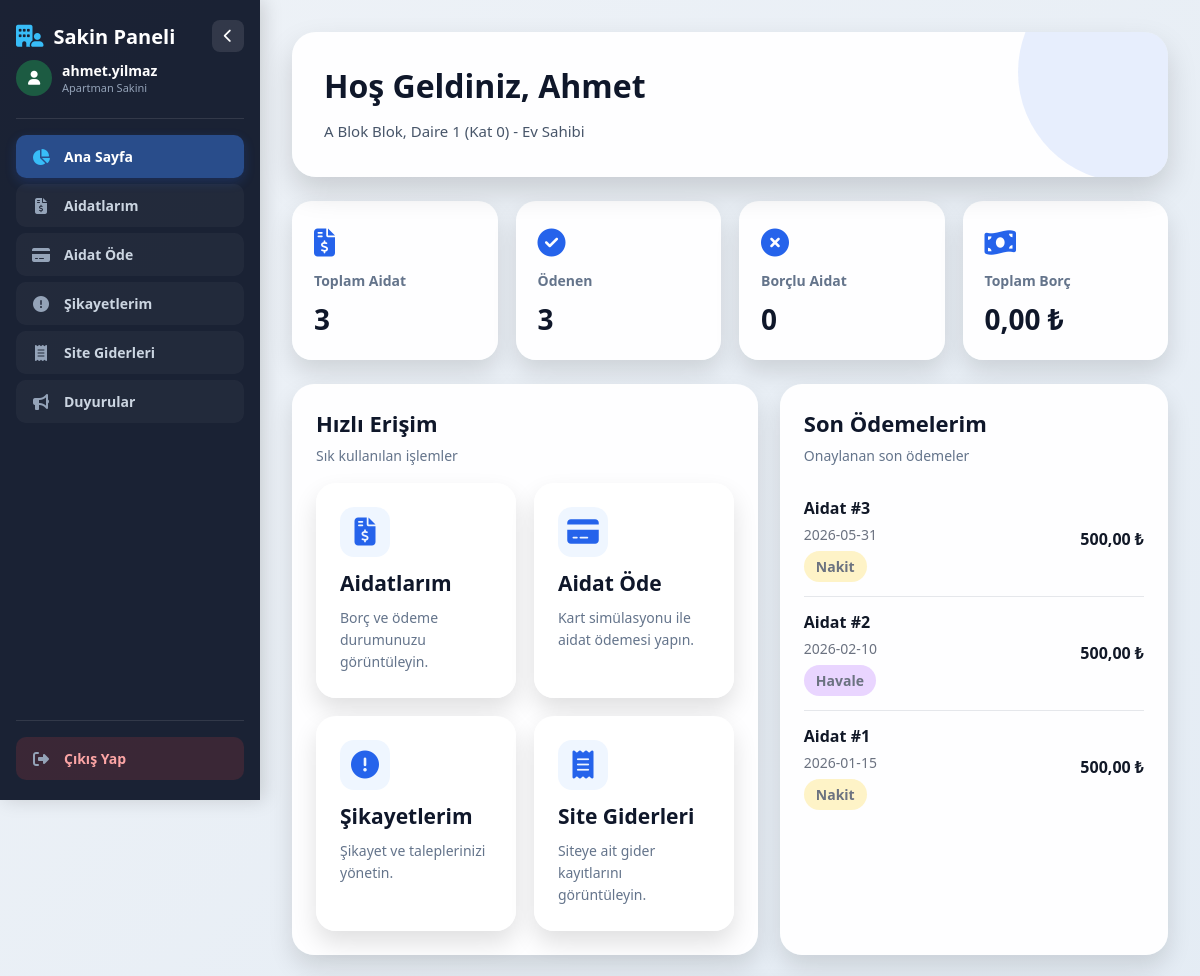
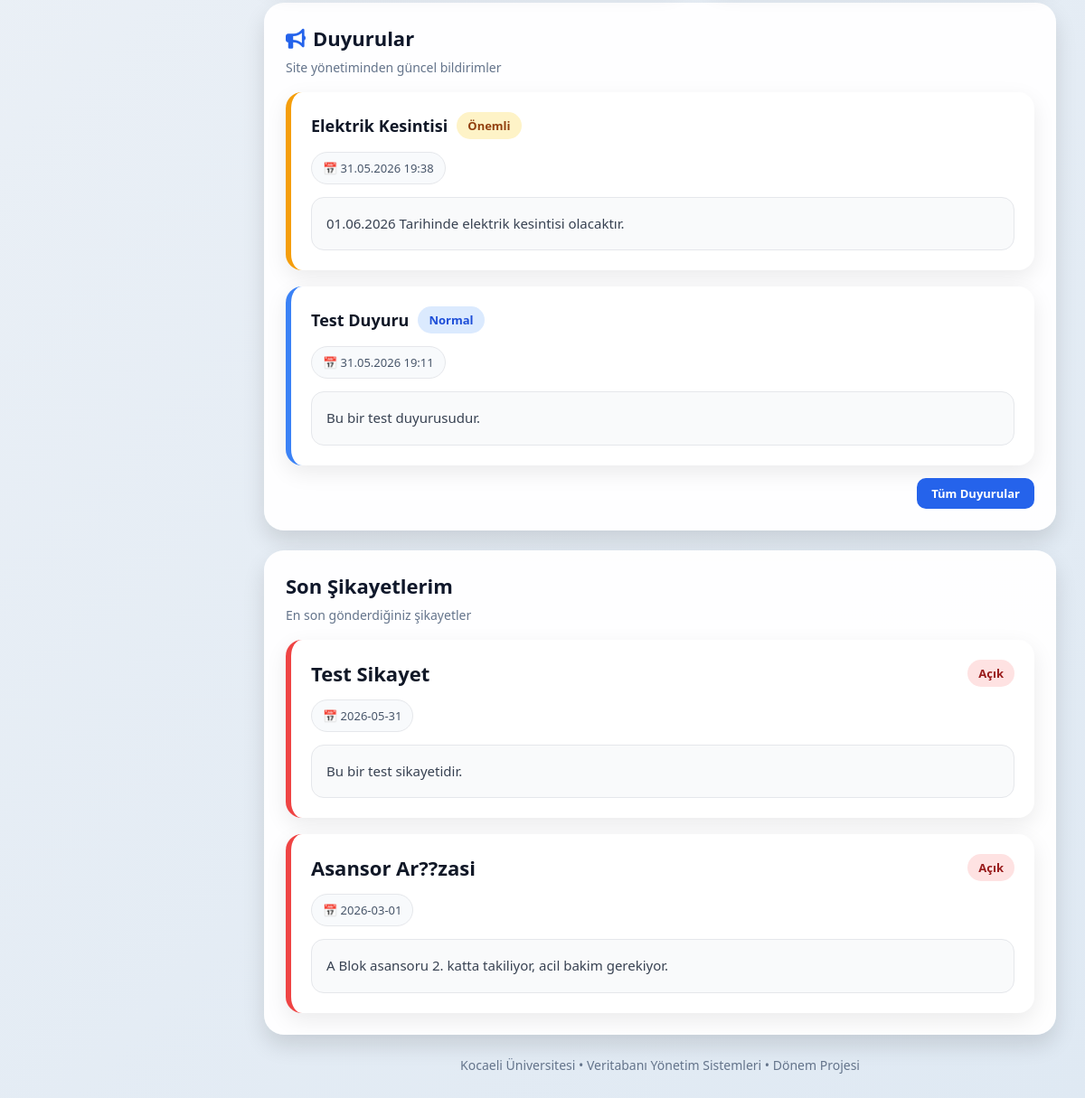
/resident/index.php (signed in), run on the app's committed database (2 pictures, top to bottom).
### tables this page shows
CREATE TABLE `residents` (
  `resident_id` int(11) NOT NULL,
  `apartment_id` int(11) NOT NULL,
  `name` varchar(50) NOT NULL,
  `surname` varchar(50) NOT NULL,
  `phone` varchar(20) DEFAULT NULL,
  `email` varchar(100) DEFAULT NULL,
  `type` enum('ev_sahibi','kiraci') NOT NULL DEFAULT 'ev_sahibi',
  `created_at` timestamp NOT NULL DEFAULT current_timestamp()
);

CREATE TABLE `blocks` (
  `block_id` int(11) NOT NULL,
  `block_name` varchar(50) NOT NULL,
  `created_at` timestamp NOT NULL DEFAULT current_timestamp()
);

CREATE TABLE `apartments` (
  `apartment_id` int(11) NOT NULL,
  `block_id` int(11) NOT NULL,
  `floor_no` int(11) NOT NULL,
  `apartment_no` varchar(10) NOT NULL,
  `status` enum('bos','dolu') NOT NULL DEFAULT 'bos',
  `created_at` timestamp NOT NULL DEFAULT current_timestamp()
);

CREATE TABLE `payments` (
  `payment_id` int(11) NOT NULL,
  `dues_id` int(11) NOT NULL,
  `payment_date` date NOT NULL,
  `paid_amount` decimal(10,2) NOT NULL,
  `payment_method` enum('nakit','kart','havale') NOT NULL DEFAULT 'nakit',
  `status` enum('onaylandi','beklemede','reddedildi') NOT NULL DEFAULT 'onaylandi',
  `is_simulation` tinyint(1) NOT NULL DEFAULT 0,
  `card_holder` varchar(100) DEFAULT NULL,
  `card_mask` varchar(20) DEFAULT NULL,
  `created_at` timestamp NOT NULL DEFAULT current_timestamp()
);

CREATE TABLE `announcements` (
  `announcement_id` int(11) NOT NULL,
  `title` varchar(200) NOT NULL,
  `content` text NOT NULL,
  `priority` enum('normal','onemli','acil') NOT NULL DEFAULT 'normal',
  `is_active` tinyint(1) NOT NULL DEFAULT 1,
  `created_at` timestamp NOT NULL DEFAULT current_timestamp()
);

CREATE TABLE `complaints` (
  `complaint_id` int(11) NOT NULL,
  `resident_id` int(11) NOT NULL,
  `title` varchar(200) NOT NULL,
  `description` text NOT NULL,
  `status` enum('acik','cozuldu') NOT NULL DEFAULT 'acik',
  `complaint_date` date NOT NULL,
  `created_at` timestamp NOT NULL DEFAULT current_timestamp()
);

### resident/index.php (the view, shortened to what this page needs)
<?php
require_once "../includes/functions.php";
require_once "../includes/auth.php";
$resident_id = $_SESSION['resident_id'] ?? 0;
$resident = $conn->prepare("SELECT r.*, b.block_name, a.apartment_no, a.floor_no
                            FROM residents r
                            INNER JOIN apartments a ON r.apartment_id = a.apartment_id
                            INNER JOIN blocks b ON a.block_id = b.block_id
                            WHERE r.resident_id = ?");
$resident->execute([$resident_id]);
$resident = $resident->fetch(PDO::FETCH_ASSOC);
$duesSummary = $conn->prepare("SELECT
                                COUNT(*) as total,
                                SUM(CASE WHEN status = 'odendi' THEN 1 ELSE 0 END) as paid,
                                SUM(CASE WHEN status = 'odenmedi' THEN 1 ELSE 0 END) as unpaid,
                                SUM(CASE WHEN status = 'odenmedi' THEN amount ELSE 0 END) as debt
                              FROM dues WHERE apartment_id = ?");
$duesSummary->execute([$resident['apartment_id'] ?? 0]);
$duesSummary = $duesSummary->fetch(PDO::FETCH_ASSOC);
$complaints = $conn->prepare("SELECT * FROM complaints WHERE resident_id = ? ORDER BY complaint_id DESC LIMIT 3");
$complaints->execute([$resident_id]);
$complaints = $complaints->fetchAll(PDO::FETCH_ASSOC);
$payments = $conn->prepare("SELECT p.* FROM payments p
                            INNER JOIN dues d ON p.dues_id = d.dues_id
                            WHERE d.apartment_id = ? AND p.status = 'onaylandi'
                            ORDER BY p.payment_id DESC LIMIT 3");
$payments->execute([$resident['apartment_id'] ?? 0]);
$payments = $payments->fetchAll(PDO::FETCH_ASSOC);
$activeAnnouncements = $conn->query("SELECT * FROM announcements WHERE is_active = 1 ORDER BY created_at DESC LIMIT 5")->fetchAll(PDO::FETCH_ASSOC);
require_once "../includes/header_resident.php";
?>
        <div class="hero">
            <div class="hero-top">
                <div>
                    <h1>Hoş Geldiniz, <?php echo htmlspecialchars($resident['name'] ?? ''); ?></h1>
                    <p>
                        <?php echo $resident['block_name'] ?? ''; ?> Blok, Daire <?php echo $resident['apartment_no'] ?? ''; ?>
                        (Kat <?php echo $resident['floor_no'] ?? ''; ?>) -
                        <?php echo $resident['type'] == 'ev_sahibi' ? 'Ev Sahibi' : 'Kiracı'; ?>
                    </p>
                </div>
            </div>
        </div>
        <div class="stats">
            <div class="stat-card">
                <div class="stat-icon"><i class="fa-solid fa-file-invoice-dollar"></i></div>
                <h3>Toplam Aidat</h3>
                <p><?php echo $duesSummary['total'] ?? 0; ?></p>
            </div>
            <div class="stat-card">
                <div class="stat-icon"><i class="fa-solid fa-circle-check"></i></div>
                <h3>Ödenen</h3>
                <p><?php echo $duesSummary['paid'] ?? 0; ?></p>
            </div>
            <div class="stat-card">
                <div class="stat-icon"><i class="fa-solid fa-circle-xmark"></i></div>
                <h3>Borçlu Aidat</h3>
                <p><?php echo $duesSummary['unpaid'] ?? 0; ?></p>
            </div>
            <div class="stat-card">
                <div class="stat-icon"><i class="fa-solid fa-money-bill-wave"></i></div>
                <h3>Toplam Borç</h3>
                <p><?php echo formatMoney($duesSummary['debt'] ?? 0); ?></p>
            </div>
        </div>
        <div class="content-grid">
            <div class="panel">
                <h2>Hızlı Erişim</h2>
                <div class="panel-subtitle">Sık kullanılan işlemler</div>
                <div class="menu-grid" style="grid-template-columns: repeat(auto-fit, minmax(160px, 1fr));">
                    <a class="menu-card" href="my_dues.php">
                        <div class="menu-icon"><i class="fa-solid fa-file-invoice-dollar"></i></div>
                        <h3>Aidatlarım</h3>
                        <p>Borç ve ödeme durumunuzu görüntüleyin.</p>
                    </a>
                    <a class="menu-card" href="pay_dues.php">
                        <div class="menu-icon"><i class="fa-solid fa-credit-card"></i></div>
                        <h3>Aidat Öde</h3>
                        <p>Kart simülasyonu ile aidat ödemesi yapın.</p>
                    </a>
                    <a class="menu-card" href="my_complaints.php">
                        <div class="menu-icon"><i class="fa-solid fa-circle-exclamation"></i></div>
                        <h3>Şikayetlerim</h3>
                        <p>Şikayet ve taleplerinizi yönetin.</p>
                    </a>
                    <a class="menu-card" href="expenses.php">
                        <div class="menu-icon"><i class="fa-solid fa-receipt"></i></div>
                        <h3>Site Giderleri</h3>
                        <p>Siteye ait gider kayıtlarını görüntüleyin.</p>
                    </a>
                </div>
            </div>
            <div class="panel">
                <h2>Son Ödemelerim</h2>
                <div class="panel-subtitle">Onaylanan son ödemeler</div>
                <?php if(count($payments) > 0): ?>
                    <?php foreach($payments as $p): ?>
                        <div class="payment-item">
                            <div class="payment-left">
                                <strong>Aidat #<?php echo $p['dues_id']; ?></strong>
                                <span><?php echo $p['payment_date']; ?></span><br>
                                <span class="method-badge <?php echo paymentMethodClass($p['payment_method']); ?>">
                                    <?php echo paymentMethodText($p['payment_method']); ?>
                                </span>
                            </div>
                            <div class="amount"><?php echo formatMoney($p['paid_amount']); ?></div>
                        </div>
                    <?php endforeach; ?>
                <?php else: ?>
                    <div class="empty-box" style="margin-top:10px; padding:20px;">Henüz ödeme kaydı bulunmamaktadır.</div>
                <?php endif; ?>
            </div>
        </div>
        <?php if(count($activeAnnouncements) > 0): ?>
        <div class="panel" style="margin-top:22px;">
            <h2><i class="fa-solid fa-bullhorn" style="color:#2563eb; margin-right:8px;"></i>Duyurular</h2>
            <div class="panel-subtitle">Site yönetiminden güncel bildirimler</div>
            <div class="list-box" style="margin-top:12px;">
                <?php foreach($activeAnnouncements as $a):
                    $borderColor = $a['priority'] == 'acil' ? '#ef4444' : ($a['priority'] == 'onemli' ? '#f59e0b' : '#3b82f6');
                    $priorityLabel = ['normal' => 'Normal', 'onemli' => 'Önemli', 'acil' => 'Acil'][$a['priority']];
                    $priorityBg = ['normal' => '#dbeafe', 'onemli' => '#fef3c7', 'acil' => '#fee2e2'][$a['priority']];
                    $priorityColor = ['normal' => '#1d4ed8', 'onemli' => '#92400e', 'acil' => '#991b1b'][$a['priority']];
                ?>
                    <div class="complaint-card" style="border-left-color:<?php echo $borderColor; ?>;">
                        <div class="complaint-header">
                            <div style="display:flex; align-items:center; gap:10px; flex-wrap:wrap;">
                                <div class="complaint-title" style="font-size:18px;"><?php echo htmlspecialchars($a['title']); ?></div>
                                <span class="badge" style="background:<?php echo $priorityBg; ?>; color:<?php echo $priorityColor; ?>;"><?php echo $priorityLabel; ?></span>
                            </div>
                        </div>
                        <div class="meta-row">
                            <div class="meta-item">📅 <?php echo date('d.m.Y H:i', strtotime($a['created_at'])); ?></div>
                        </div>
                        <div class="description-box"><?php echo nl2br(htmlspecialchars($a['content'])); ?></div>
                    </div>
                <?php endforeach; ?>
            </div>
            <div style="margin-top:14px; text-align:right;">
                <a href="announcements.php" class="btn" style="font-size:13px; padding:8px 16px;">Tüm Duyurular</a>
            </div>
        </div>
        <?php endif; ?>
        <?php if(count($complaints) > 0): ?>
        <div class="panel" style="margin-top:22px;">
            <h2>Son Şikayetlerim</h2>
            <div class="panel-subtitle">En son gönderdiğiniz şikayetler</div>
            <div class="list-box">
                <?php foreach($complaints as $c): ?>
                    <div class="complaint-card <?php echo $c['status'] == 'acik' ? 'open' : 'closed'; ?>">
                        <div class="complaint-header">
                            <div class="complaint-title"><?php echo $c['title']; ?></div>
                            <?php echo complaintStatusBadge($c['status']); ?>
                        </div>
                        <div class="meta-row">
                            <div class="meta-item">📅 <?php echo $c['complaint_date']; ?></div>
                        </div>
                        <div class="description-box"><?php echo $c['description']; ?></div>
                    </div>
                <?php endforeach; ?>
            </div>
        </div>
        <?php endif; ?>
<?php require_once "../includes/footer_resident.php"; ?>

### includes/functions.php (shortened to what this page needs)
<?php
function formatMoney($amount) {
    return number_format($amount, 2, ',', '.') . ' ₺';
}
function paymentMethodText($method) {
    $map = [
        'nakit' => 'Nakit',
        'kart' => 'Kart',
        'havale' => 'Havale'
    ];
    return $map[$method] ?? ucfirst($method);
}
function paymentMethodClass($method) {
    $map = [
        'nakit' => 'badge-cash',
        'kart' => 'badge-card',
        'havale' => 'badge-transfer'
    ];
    return $map[$method] ?? '';
}
function complaintStatusBadge($status) {
    if ($status == 'acik') {
        return '<span class="badge badge-open">Açık</span>';
    }
    return '<span class="badge badge-closed">Çözüldü</span>';
}

### assets/css/style.css (style rules this page uses)
* { box-sizing: border-box; margin: 0; padding: 0; }
body { font-family: 'Segoe UI', Tahoma, Geneva, Verdana, sans-serif; background: linear-gradient(135deg, #eef2f7, #dfe9f3); min-height: 100vh; color: #1f2937; }
.btn { display: inline-flex; align-items: center; gap: 6px; text-decoration: none; background: #2563eb; color: white; padding: 10px 18px; border-radius: 10px; font-weight: bold; transition: 0.3s; border: none; cursor: pointer; font-size: 14px; }
.hero { background: rgba(255,255,255,0.96); border-radius: 24px; padding: 32px; box-shadow: 0 14px 30px rgba(0,0,0,0.15); margin-bottom: 24px; position: relative; overflow: hidden; }
.hero::after { content: ""; position: absolute; right: -70px; top: -70px; width: 220px; height: 220px; background: rgba(37,99,235,0.10); border-radius: 50%; }
.hero-top { display: flex; justify-content: space-between; align-items: flex-start; gap: 20px; flex-wrap: wrap; position: relative; z-index: 2; }
.hero h1 { font-size: 32px; margin-bottom: 12px; color: #0f172a; }
.hero p { color: #475569; line-height: 1.7; max-width: 760px; font-size: 15px; }
.stats { display: grid; grid-template-columns: repeat(auto-fit, minmax(180px, 1fr)); gap: 18px; margin-bottom: 24px; }
.stat-card, .card { background: rgba(255,255,255,0.96); border-radius: 20px; padding: 22px; box-shadow: 0 12px 24px rgba(0,0,0,0.12); transition: 0.3s; }
.stat-icon { font-size: 28px; margin-bottom: 10px; color: #2563eb; }
.stat-card h3, .card h3 { font-size: 14px; color: #64748b; margin-bottom: 10px; }
.stat-card p, .card p { font-size: 28px; font-weight: bold; color: #0f172a; }
.content-grid { display: grid; grid-template-columns: 1.2fr 1fr; gap: 22px; margin-bottom: 24px; }
.panel { background: rgba(255,255,255,0.96); border-radius: 22px; padding: 24px; box-shadow: 0 12px 24px rgba(0,0,0,0.12); }
.panel h2 { font-size: 22px; margin-bottom: 8px; color: #0f172a; }
.panel-subtitle { color: #64748b; margin-bottom: 18px; font-size: 14px; }
.badge { display: inline-block; padding: 6px 12px; border-radius: 999px; font-size: 13px; font-weight: bold; }
.badge-cash { background: #fef3c7; color: #92400e; }
.badge-transfer { background: #e9d5ff; color: #7e22ce; }
.badge-open { background: #fee2e2; color: #991b1b; }
.amount { font-weight: bold; color: #111827; white-space: nowrap; }
.list-box { display: grid; gap: 18px; }
.complaint-card { background: white; border-radius: 18px; padding: 22px; box-shadow: 0 8px 24px rgba(0,0,0,0.08); border-left: 6px solid #94a3b8; }
.complaint-card.open { border-left-color: #ef4444; }
.complaint-header { display: flex; justify-content: space-between; align-items: flex-start; gap: 12px; flex-wrap: wrap; margin-bottom: 14px; }
.complaint-title { font-size: 22px; font-weight: bold; color: #111827; }
.meta-row { display: flex; flex-wrap: wrap; gap: 10px; margin-bottom: 14px; }
.meta-item { background: #f8fafc; border: 1px solid #e5e7eb; color: #475569; padding: 8px 12px; border-radius: 999px; font-size: 13px; }
.description-box { background: #f9fafb; border: 1px solid #e5e7eb; border-radius: 14px; padding: 16px; color: #374151; line-height: 1.7; font-size: 15px; }
.payment-item { display: flex; justify-content: space-between; align-items: center; gap: 16px; padding: 14px 0; border-bottom: 1px solid #e5e7eb; }
.payment-item:last-child { border-bottom: none; }
.payment-left strong { display: block; color: #111827; margin-bottom: 4px; }
.payment-left span { color: #6b7280; font-size: 14px; }
.method-badge { display: inline-block; margin-top: 6px; padding: 6px 12px; border-radius: 999px; font-size: 12px; font-weight: bold; }
.menu-grid { display: grid; grid-template-columns: repeat(auto-fit, minmax(220px, 1fr)); gap: 18px; }
.menu-card { text-decoration: none; background: rgba(255,255,255,0.96); color: #111827; border-radius: 20px; padding: 24px; box-shadow: 0 12px 24px rgba(0,0,0,0.12); transition: 0.3s; }
.menu-card .menu-icon { font-size: 28px; margin-bottom: 12px; color: #2563eb; width: 50px; height: 50px; background: #eff6ff; border-radius: 14px; display: flex; align-items: center; justify-content: center; }
.menu-card h3 { font-size: 21px; margin-bottom: 10px; color: #0f172a; }
.menu-card p { font-size: 14px; color: #64748b; line-height: 1.6; }

### data on the page
residents: name "Ahmet", blocks.block_name "A Blok", apartment.apartment_no "1", apartment.floor_no "0"
payments: dues "3", payment_date "2026-05-31", payment_method "Nakit", paid_amount "500,00 ₺"
payments: dues "2", payment_date "2026-02-10", payment_method "Havale", paid_amount "500,00 ₺"
payments: dues "1", payment_date "2026-01-15", payment_method "Nakit", paid_amount "500,00 ₺"
announcements: title "Elektrik Kesintisi", priority "Önemli", created_at "31.05.2026 19:38", content "01.06.2026 Tarihinde elektrik kesintisi olacaktır."
announcements: title "Test Duyuru", priority "Normal", created_at "31.05.2026 19:11", content "Bu bir test duyurusudur."
complaints: title "Test Sikayet", status "Açık", complaint_date "2026-05-31", description "Bu bir test sikayetidir."
complaints: title "Asansor Ar??zasi", status "Açık", complaint_date "2026-03-01", description "A Blok asansoru 2. katta takiliyor, acil bakim gerekiyor."

### other printed values
$_SESSION['username'] "ahmet.yilmaz"
$duesSummary['total'] "3"
$duesSummary['paid'] "3"
$duesSummary['unpaid'] "0"
formatMoney($duesSummary['debt'] ?? 0) "0,00 ₺"
